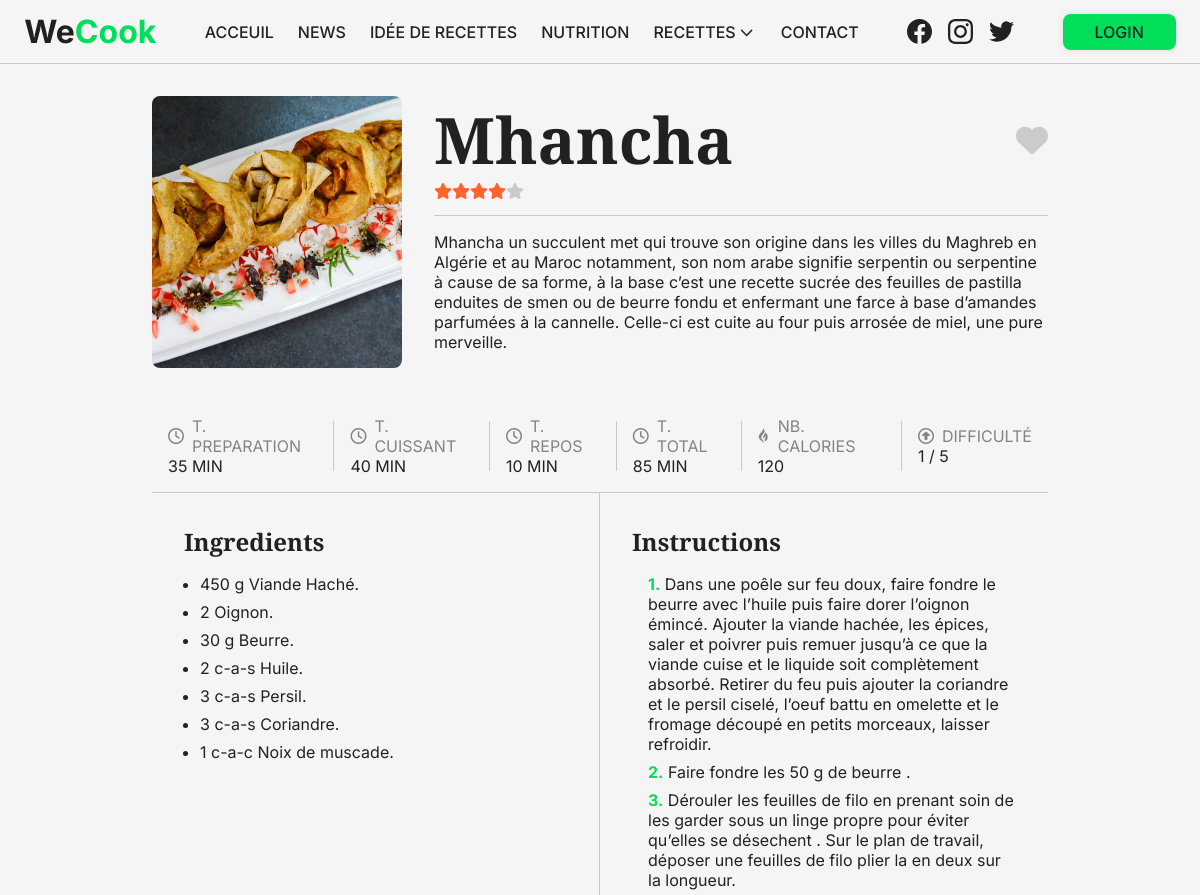
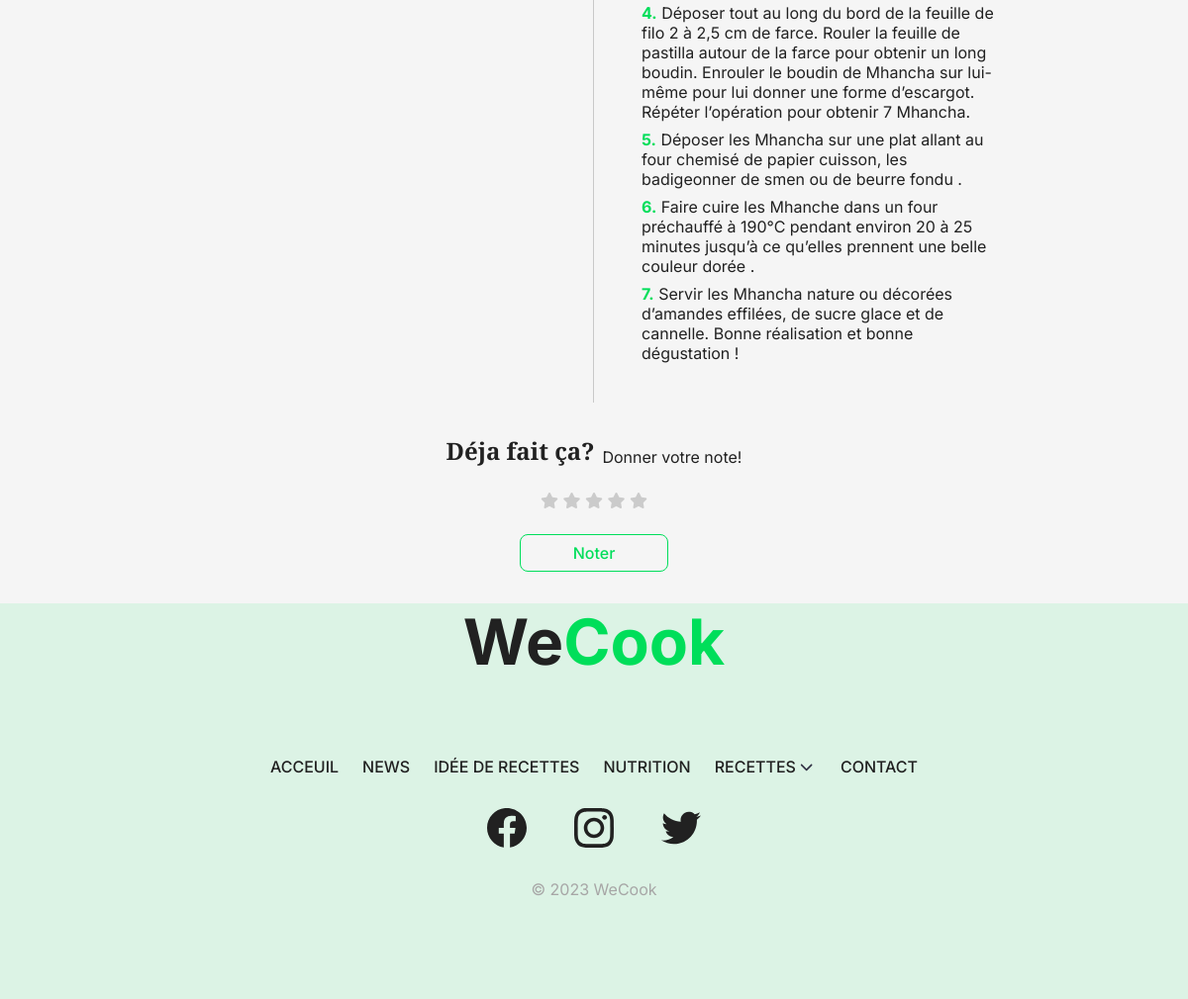
The app's page /public/recipe/913 with its own data (2 pictures, top to bottom).
### tables this page shows
CREATE TABLE `Recette` (
  `id` int(11) NOT NULL,
  `titre` text NOT NULL,
  `description` text NOT NULL,
  `image` text NOT NULL,
  `video` text,
  `creator_id` int(11) DEFAULT NULL,
  `temps_preparation` int(11) NOT NULL,
  `temps_cuisson` int(11) NOT NULL,
  `temps_repos` int(11) DEFAULT NULL,
  `difficulte` int(11) NOT NULL,
  `categorie` text NOT NULL,
  `notation` int(11) DEFAULT NULL,
  `etat` text NOT NULL,
  `healthy` tinyint(1) NOT NULL,
  `calories` int(11) DEFAULT NULL
);

CREATE TABLE `RecetteIngredient` (
  `id` int(11) NOT NULL,
  `quantite` int(11) NOT NULL,
  `unite` text NOT NULL,
  `id_recette` int(11) NOT NULL,
  `id_ingredient` int(11) NOT NULL
);

CREATE TABLE `Etape` (
  `id` int(11) NOT NULL,
  `description` text NOT NULL,
  `ordre` int(11) NOT NULL,
  `id_recette` int(11) NOT NULL
);

### app/core/App.php (called while the page is built, shortened)
<?php
require_once "Database.php";
class App
{
	private $method = 'index';
	public function splitURL()
	{
		$URL = $_GET['url'] ?? 'home';
		$URL = explode("/", trim($URL, "/"));
		return $URL;
	}
	public function loadController()
	{
		$URL = $this->splitURL();
		$filename = "../app/controllers/" . ucfirst($URL[0]) . ".php";
		if (file_exists($filename)) {
			unset($URL[0]);
		} else {
			$filename = "../app/controllers/_404.php";
			require $filename;
			$this->controller = "_404";
		}
		$controller = new $this->controller;
		call_user_func_array([$controller, $this->method], $URL);
	}
}

### public/index.php (called while the page is built, shortened)
<?php
$app = new App;
$app->loadController();

### app/core/Database.php (called while the page is built, shortened)
<?php
trait Database
{
	private function connect()
	{
		try {
			$string = "mysql:hostname=" . DBHOST . ";dbname=" . DBNAME;
			$con = new PDO($string, DBUSER, DBPASS);
		} catch (PDOException $e) {
			echo 'Échec de la connexion : ' . $e->getMessage();
			$con = null;
		}
		return $con;
	}
	public function get_row($query, $data = [])
	{
		$con = $this->connect();
		$stm = $con->prepare($query);
		$check = $stm->execute($data);
		if ($check) {
			$result = $stm->fetchAll(PDO::FETCH_OBJ);
			if (is_array($result) && count($result)) {
				return $result[0];
			}
		}
		return false;
	}
	public function get_rows($query, $data = [])
	{
		$con = $this->connect();
		$stm = $con->prepare($query);
		$check = $stm->execute($data);
		if ($check) {
			$result = $stm->fetchAll(PDO::FETCH_OBJ);
			if (is_array($result) && count($result)) {
				return $result;
			}
		}
		return false;
	}
}

### app/models/RecipeModel.php (called while the page is built, shortened)
<?php
class RecipeModel
{
    protected $table = 'Recette';
    public function getRecipeById($id)
    {
        $query = "select * from $this->table where id = :id";
        $data = array("id" => $id);
        $recipe = $this->get_row($query, $data);
        $query2 = "select * from RecetteIngredient where id_recette = :id";
        $ingredients = $this->get_rows($query2, $data);
        foreach ($ingredients as $key => $ingredient) {
            $ingredientModel = new IngredientModel();
            $ingredientName = $ingredientModel->getById($ingredient->id_ingredient);
            $ingredients[$key]->nom = $ingredientName->nom;
        }
        $steps = $this->get_rows("select * from Etape where id_recette = :id", $data);
        return array("recipe" => $recipe, "ingredients" => $ingredients, "steps" => $steps);
    }
}

### app/views/recipe.view.php (the view, shortened to what this page needs)
<?php
require_once "shared/mainLayout.php";
require_once "shared/main.php";
class RecipeView
{
    private $recipe;
    private $ingredients;
    private $steps;
    public function __construct($data)
    {
        $this->recipe = $data['recipe'];
        $this->ingredients = $data['ingredients'];
        $this->steps = $data['steps'];
    }
    public function display()
    {
        $main = new MainLayout();
        function content(
            $recipe,
            $ingList,
            $intList
        ) {
?>
            <div class="recipe-body">
                <div class="recipe-header">
                    <img src="<?php echo $recipe->image ?>" alt="">
                    <div class="recipe-title">
                        <div class="title-actions">
                            <h1><?php echo $recipe->titre ?></h1>
                            <div class="actions">
                                <div class="like-action">
                                    <i class="fas fa-heart"></i>
                                </div>
                            </div>
                        </div>
                        <div class="notation">
                            <div class="stars display-only">
                                <?php
                                $i = 0;
                                for ($i; $i < $recipe->notation; $i++) {
                                    echo '<i class="fas fa-star checked"></i>';
                                }
                                if ($i < 5) {
                                    for ($i; $i < 5; $i++) {
                                        echo '<i class="fas fa-star"></i>';
                                    }
                                }
                                ?>
                            </div>
                        </div>
                        <div class="recipe-description">
                            <p><?php echo $recipe->description ?></p>
                        </div>
                    </div>
                </div>
                <div class="recipe-content">
                    <div class="up-details">
                        <div class="detail-container">
                            <div class="d-h">
                                <i class="fa-regular fa-clock"></i>
                                <p>T. PREPARATION</p>
                            </div>
                            <p><?php echo $recipe->temps_preparation ?> MIN</p>
                        </div>
                        <div class="detail-container">
                            <div class="d-h">
                                <i class="fa-regular fa-clock"></i>
                                <p>T. CUISSANT</p>
                            </div>
                            <p><?php echo $recipe->temps_cuisson ?> MIN</p>
                        </div>
                        <div class="detail-container">
                            <div class="d-h">
                                <i class="fa-regular fa-clock"></i>
                                <p>T. REPOS</p>
                            </div>
                            <p><?php echo $recipe->temps_repos ?> MIN</p>
                        </div>
                        <div class="detail-container">
                            <div class="d-h">
                                <i class="fa-regular fa-clock"></i>
                                <p>T. TOTAL</p>
                            </div>
                            <p><?php echo $recipe->temps_repos + $recipe->temps_cuisson + $recipe->temps_preparation ?> MIN</p>
                        </div>
                        <div class="detail-container">
                            <div class="d-h">
                                <i class="fa-brands fa-gripfire"></i>
                                <p>NB. CALORIES</p>
                            </div>
                            <p><?php echo $recipe->calories ?> </p>
                        </div>
                        <div class="detail-container">
                            <div class="d-h">
                                <i class="fa-regular fa-circle-up"></i>
                                <p>DIFFICULTÉ</p>
                            </div>
                            <p><?php echo $recipe->difficulte ?> / 5 </p>
                        </div>
                    </div>
                    <div class="recipe-cont">
                        <div class="recipe-part">
                            <h2>Ingredients</h2>
                            <ul>
                                <?php
                                foreach ($ingList as $ing) {
                                ?>
                                    <li>
                                        <?php echo $ing->quantite ?> <?php echo $ing->unite ?> <?php echo $ing->nom ?>.
                                    </li>
                                <?php
                                }
                                ?>
                            </ul>
                        </div>
                        <div class="recipe-part">
                            <h2>Instructions</h2>
                            <ol>
                                <?php
                                foreach ($intList as $inst) {
                                ?>
                                    <li>
                                        <?php echo $inst->description ?>
                                    </li>
                                <?php
                                }
                                ?>
                            </ol>
                        </div>
                    </div>
                    <div class="action-notation">
                        <span>
                            <h2>
                                Déja fait ça?
                            </h2>
                            <p>Donner votre note!</p>
                        </span>
                        <div class="notation">
                            <div class="stars">
                                <i class="fas fa-star"></i>
                                <i class="fas fa-star"></i>
                                <i class="fas fa-star"></i>
                                <i class="fas fa-star"></i>
                                <i class="fas fa-star"></i>
                            </div>
                        </div>
                        <div class="secondary-button rate-btn">
                            Noter
                        </div>
                    </div>
                </div>
            </div>
<?php
        };
        $recipe = $this->recipe;
        $ingList = $this->ingredients;
        $intList = $this->steps;
        $main->displayLayout($recipe->titre, function () use ($recipe, $ingList, $intList) {
            return
                content($recipe, $ingList, $intList);
        });
    }
}

### public/assets/css/style.css (style rules this page uses)
* { margin: 0; padding: 0; box-sizing: border-box; font-family: "Inter", sans-serif; -webkit-user-drag: none; color: rgb(var(--dark)); }
body { overflow-x: hidden; background-color: rgb(var(--bg)); }
.title-actions { width: 100%; display: flex; justify-content: space-between; align-items: center; }
.stars i { color: rgba(var(--dark), 0.2); }
.checked { color: rgb(var(--star-check)) !important; }
.recipe-body { width: 80vw; min-height: 30px; margin: auto; padding: 32px; }
.recipe-title { padding-bottom: 16px; height: fit-content; display: flex; flex-direction: column; width: 70vw; }
.recipe-title h1 { font-size: 64px; }
.recipe-header { display: flex; gap: 32px; }
.recipe-header > img { width: 250px; border-radius: 8px; object-fit: cover; }
.recipe-description { border-top: 1px solid rgb(201, 201, 201); margin-top: 16px; padding-top: 16px; }
.like-action i { cursor: pointer; color: rgba(var(--dark), 0.2); font-size: 32px; transition: all 0.2s ease-in-out; }
.recipe-content { width: 100%; }
.recipe-content { padding-top: 32px; }
.up-details { width: fit-content; display: flex; align-items: center; padding: 16px; gap: 16px; border-bottom: 1px solid rgb(201, 201, 201); align-items: center; margin: auto; }
.d-h { display: flex; align-items: center; gap: 8px; }
.d-h p, .d-h i { color: rgb(132, 132, 132); }
.detail-container { display: flex; flex-direction: column; }
.recipe-body h1, .recipe-body h2, .recipe-body h3, .recipe-body h4 { font-family: "Playfair Display", serif; }
.recipe-cont { width: 100%; display: flex; }
.recipe-part { width: 50%; padding: 32px; }
.recipe-part:first-child { border-right: 1px solid rgb(201, 201, 201); }
.recipe-part li { margin-left: 16px; margin-bottom: 8px; }
.recipe-part li:first-child { margin-top: 16px; }
.recipe-part ol { list-style: none; }
.recipe-part ol li { counter-increment: my-c; }
.recipe-part ol li::before { content: counter(my-c) "."; color: rgb(var(--main)); font-weight: 700; }
.action-notation { padding-top: 32px; display: flex; flex-direction: column; gap: 24px; margin: auto; width: fit-content; align-items: center; }
.action-notation span { display: flex; align-items: flex-end; gap: 8px; }
.secondary-button { width: 150px; padding: 8px 16px; border: 1.5px solid rgb(var(--main)); display: grid; place-items: center; color: rgb(var(--main)); font-weight: 500; border-radius: 8px; transition: all 0.2s ease-in-out; cursor: pointer; }

### records on screen
recette: image (picture), titre "Mhancha", notation 4 (drawn), description "Mhancha un succulent met qui trouve son origine dans les villes du Maghreb en Algérie et au Maroc notamment, son nom arabe signifie serpentin ou serpentine à cause de sa forme, à la base c’est une recette sucrée des feuilles de pastilla enduites de smen ou de beurre fondu et enfermant une farce à base d’amandes parfumées à la cannelle. Celle-ci est cuite au four puis arrosée de miel, une pure merveille.", temps_preparation "35", temps_cuisson "40", temps_repos "10", $recipe->temps_repos + $recipe->temps_cuisson + $recipe->temps_preparation "85", calories "120", difficulte "1"
recetteingredient: quantite "450", unite "g", nom "Viande Haché"
recetteingredient: quantite "2", nom "Oignon"
recetteingredient: quantite "30", unite "g", nom "Beurre"
recetteingredient: quantite "2", unite "c-a-s", nom "Huile"
recetteingredient: quantite "3", unite "c-a-s", nom "Persil"
recetteingredient: quantite "3", unite "c-a-s", nom "Coriandre"
recetteingredient: quantite "1", unite "c-a-c", nom "Noix de muscade"
etape: description "Dans une poêle sur feu doux, faire fondre le beurre avec l’huile puis faire dorer l’oignon émincé. Ajouter la viande hachée, les épices, saler et poivrer puis remuer jusqu’à ce que la viande cuise et le liquide soit complètement absorbé. Retirer du feu puis ajouter la coriandre et le persil ciselé, l’oeuf battu en omelette et le fromage découpé en petits morceaux, laisser refroidir."
etape: description "Faire fondre les 50 g de beurre ."
etape: description "Dérouler les feuilles de filo en prenant soin de les garder sous un linge propre pour éviter qu’elles se désechent . Sur le plan de travail, déposer une feuilles de filo plier la en deux sur la longueur."
etape: description "Déposer tout au long du bord de la feuille de filo 2 à 2,5 cm de farce. Rouler la feuille de pastilla autour de la farce pour obtenir un long boudin. Enrouler le boudin de Mhancha sur lui-même pour lui donner une forme d’escargot. Répéter l’opération pour obtenir 7 Mhancha."
etape: description "Déposer les Mhancha sur une plat allant au four chemisé de papier cuisson, les badigeonner de smen ou de beurre fondu ."
etape: description "Faire cuire les Mhanche dans un four préchauffé à 190°C pendant environ 20 à 25 minutes jusqu’à ce qu’elles prennent une belle couleur dorée ."
etape: description "Servir les Mhancha nature ou décorées d’amandes effilées, de sucre glace et de cannelle. Bonne réalisation et bonne dégustation !"
